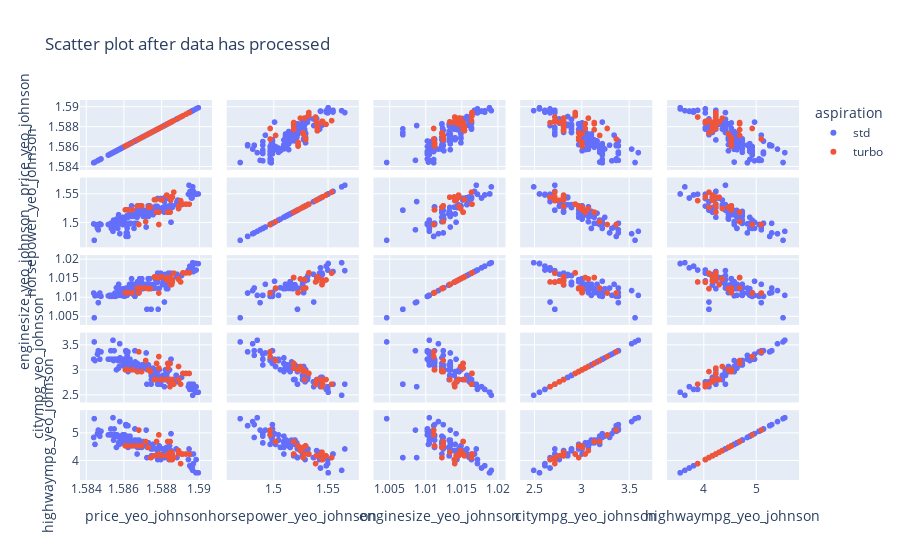

Notebook code cell kept with this figure:
### Code cell
# Matrix scatter graph post processing

fig = px.scatter_matrix(data_frame=df_postp,
                        dimensions=["price_yeo_johnson", "horsepower_yeo_johnson", "enginesize_yeo_johnson", "citympg_yeo_johnson","highwaympg_yeo_johnson"],
                        color="aspiration", title = 'Scatter plot after data has processed'
                        )


fig.show()

### Figure 1 — Plotly figure (JSON) as saved in the notebook; plotly's stock layout.template omitted (floating-point values rounded to 4 significant figures; data arrays with more than 128 entries replaced by an {"elided": "..."} marker saying what was removed)
{"data": [{"dimensions": [{"axis": {"matches": true}, "label": "price_yeo_johnson", "values": {"elided": "168 float values"}}, {"axis": {"matches": true}, "label": "horsepower_yeo_johnson", "values": {"elided": "168 float values"}}, {"axis": {"matches": true}, "label": "enginesize_yeo_johnson", "values": {"elided": "168 float values"}}, {"axis": {"matches": true}, "label": "citympg_yeo_johnson", "values": {"elided": "168 float values"}}, {"axis": {"matches": true}, "label": "highwaympg_yeo_johnson", "values": {"elided": "168 float values"}}], "hovertemplate": "aspiration=std<br>%{xaxis.title.text}=%{x}<br>%{yaxis.title.text}=%{y}<extra></extra>", "legendgroup": "std", "marker": {"color": "#636efa", "symbol": "circle"}, "name": "std", "showlegend": true, "type": "splom"}, {"dimensions": [{"axis": {"matches": true}, "label": "price_yeo_johnson", "values": [1.589, 1.588, 1.586, 1.586, 1.588, 1.589, 1.589, 1.589, 1.589, 1.588, 1.586, 1.587, 1.588, 1.588, 1.588, 1.587, 1.589, 1.588, 1.588, 1.588, 1.588, 1.588, 1.588, 1.586, 1.588, 1.588, 1.589, 1.587, 1.587, 1.587, 1.587, 1.588, 1.589, 1.589, 1.589, 1.589, 1.589]}, {"axis": {"matches": true}, "label": "horsepower_yeo_johnson", "values": [1.539, 1.545, 1.523, 1.523, 1.54, 1.533, 1.533, 1.533, 1.533, 1.548, 1.523, 1.53, 1.54, 1.54, 1.54, 1.53, 1.554, 1.519, 1.519, 1.519, 1.519, 1.519, 1.539, 1.523, 1.54, 1.545, 1.545, 1.527, 1.527, 1.502, 1.497, 1.497, 1.545, 1.545, 1.545, 1.525, 1.529]}, {"axis": {"matches": true}, "label": "enginesize_yeo_johnson", "values": [1.014, 1.014, 1.011, 1.011, 1.015, 1.016, 1.016, 1.016, 1.016, 1.015, 1.011, 1.012, 1.015, 1.015, 1.015, 1.012, 1.016, 1.015, 1.015, 1.015, 1.015, 1.015, 1.014, 1.011, 1.015, 1.013, 1.013, 1.012, 1.012, 1.012, 1.011, 1.011, 1.014, 1.014, 1.015, 1.015, 1.015]}, {"axis": {"matches": true}, "label": "citympg_yeo_johnson", "values": [2.717, 2.666, 3.005, 3.005, 2.81, 2.932, 2.932, 2.932, 2.932, 2.81, 3.005, 2.969, 2.81, 2.81, 2.81, 2.969, 2.717, 3.134, 3.039, 3.134, 3.039, 3.134, 2.765, 3.005, 2.81, 2.81, 2.81, 3.005, 2.969, 3.191, 3.366, 3.271, 2.717, 2.717, 2.81, 3.072, 2.81]}, {"axis": {"matches": true}, "label": "highwaympg_yeo_johnson", "values": [3.891, 4.038, 4.535, 4.535, 4.174, 4.239, 4.239, 4.239, 4.239, 4.174, 4.535, 4.535, 4.174, 4.174, 4.174, 4.535, 4.107, 4.693, 4.239, 4.693, 4.239, 4.693, 4.174, 4.535, 4.174, 4.302, 4.302, 4.479, 4.107, 4.693, 5.106, 4.933, 4.038, 4.038, 4.239, 4.363, 4.239]}], "hovertemplate": "aspiration=turbo<br>%{xaxis.title.text}=%{x}<br>%{yaxis.title.text}=%{y}<extra></extra>", "legendgroup": "turbo", "marker": {"color": "#EF553B", "symbol": "circle"}, "name": "turbo", "showlegend": true, "type": "splom"}], "layout": {"dragmode": "select", "legend": {"title": {"text": "aspiration"}, "tracegroupgap": 0}, "title": {"text": "Scatter plot after data has processed"}}}
